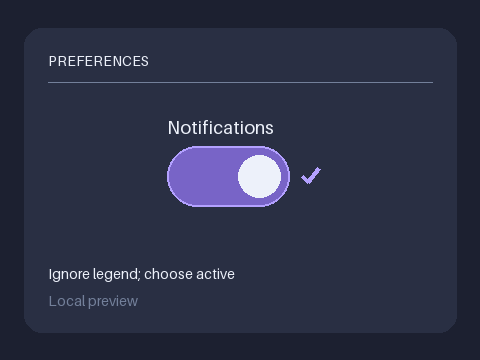
#> input picture recipes/73-visual-ui-state-identification/assets/q17.png, 480 x 360 px; its folder holds only this picture in this run
$ python -i helpers.py   (imports and definitions only)
#> lines starting #> are read from the running program, lines starting #| are printed output that depends on the picture
"""Compare a component crop with image criteria; Python owns reporting and review."""

import math
from dataclasses import dataclass
from pathlib import Path

import numpy as np
from PIL import Image

from jev_cookbook import Choice, replay_key
from jev_cookbook.simulation import Budget
from jev_cookbook.vision import image_asset, image_reference

OPTIONS = ("selected", "disabled", "active", "hovered", "error", "unknown")
CONCRETE = OPTIONS[:-1]
REVIEW = "review"
ACCEPTED = "accepted"
MAX_REQUESTS = 26
BASELINE_MAX_DISTANCE = 0.10
BASELINE_MIN_GAP = 0.004

DESCRIPTIONS = {
    "selected": "The committed selection appearance, including its visible selection marker.",
    "disabled": "The muted disabled appearance. This is a visual label, not an ability check.",
    "active": "The active appearance in this legend, with its inset edge or underline.",
    "hovered": "The hover appearance in this legend, including its outer accent outline.",
    "error": "The error appearance in this legend, including its error border and indicator.",
    "unknown": (
        "A neutral example outside the five named states. Also choose unknown for an absent "
        "or obscured component, a novel appearance, mixed cues, or a match to multiple states. "
        "A still image cannot recover cursor position, keyboard focus or interaction history."
    ),
}


# [35 lines left out: function build_request, not called in this run]


class Session:
    """One bounded request per distinct input; cache by state, questions and image bytes."""

    # [13 lines left out: functions __init__, decide, not called in this run]


@dataclass(frozen=True)
class Classification:
    """An observation, never a permission to use the UI."""

    example_id: str
    label: str
    outcome: str
    reason: str


# [32 lines left out: functions classify, apply_policy, not called in this run]


def _pixels(path):
    """Fixed central image region, downsampled RGB. No generator metadata is consulted."""
#> called with path = 'assets/q17.png'
    with Image.open(path) as image:
#> image is the input picture: PIL image 480x360 RGB; mean R, G, B 44, 48.7, 70
        image = image.convert("RGB")
        w, h = image.size
#> w = 480; h = 360
        crop = image.crop((int(w * 0.08), int(h * 0.22), int(w * 0.92), int(h * 0.78)))
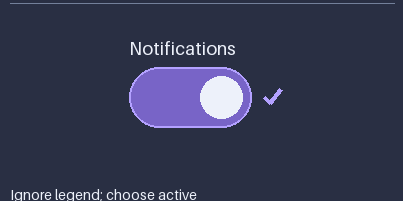
#> crop: PIL image 403x201 RGB; mean R, G, B 52.9, 57.2, 82.1
        return np.asarray(crop.resize((48, 24), Image.Resampling.BILINEAR), dtype=float) / 255
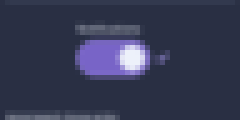
#> returned value: shape (24, 48, 3) float64 (shown 5 times larger); mean of channels 0, 1, 2 0.208, 0.224, 0.322; drawn as R, G, B


# [19 lines left out: function template_baseline, not called in this run]

>>> result = _pixels('assets/q17.png')

$ run again, on recipes/73-visual-ui-state-identification/assets/q22.png
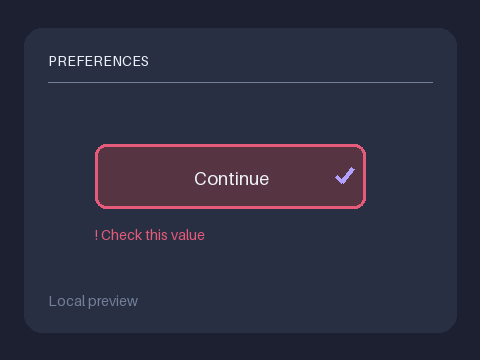
#> input picture recipes/73-visual-ui-state-identification/assets/q22.png, 480 x 360 px
#> in _pixels, image is the input picture: PIL image 480x360 RGB; mean R, G, B 45.5, 45.5, 64.1
#> in _pixels, `crop = image.crop((int(w * 0.08), int(h * 0.22), int(w * 0.92), int(h ..`:
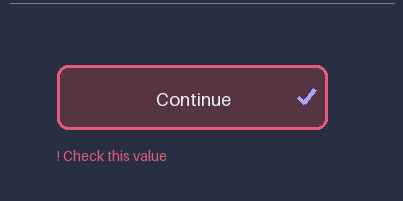
#> crop: PIL image 403x201 RGB; mean R, G, B 56.1, 50.4, 69.5
#> in _pixels, `return np.asarray(crop.resize((48, 24), Image.Resampling.BILINEAR), dt..`:
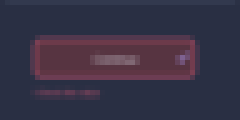
#> returned value: shape (24, 48, 3) float64 (shown 5 times larger); mean of channels 0, 1, 2 0.22, 0.198, 0.272; drawn as R, G, B

$ run again, on recipes/73-visual-ui-state-identification/assets/q25.png
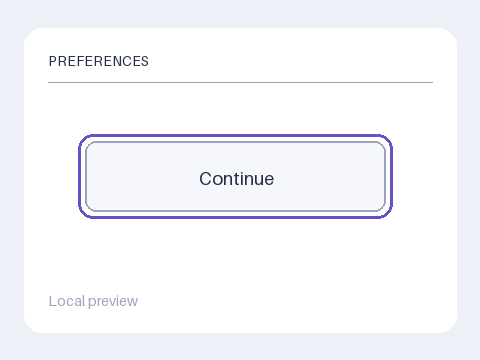
#> input picture recipes/73-visual-ui-state-identification/assets/q25.png, 480 x 360 px
#> in _pixels, image is the input picture: PIL image 480x360 RGB; mean R, G, B 245.6, 246.7, 250.6
#> in _pixels, `crop = image.crop((int(w * 0.08), int(h * 0.22), int(w * 0.92), int(h ..`:
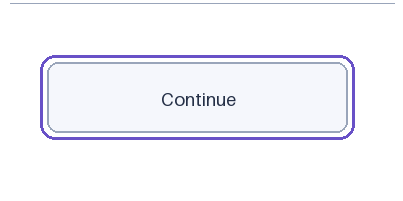
#> crop: PIL image 403x201 RGB; mean R, G, B 245.3, 245.4, 250.5
#> in _pixels, `return np.asarray(crop.resize((48, 24), Image.Resampling.BILINEAR), dt..`:
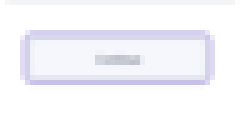
#> returned value: shape (24, 48, 3) float64 (shown 5 times larger); mean of channels 0, 1, 2 0.962, 0.962, 0.982; drawn as R, G, B
